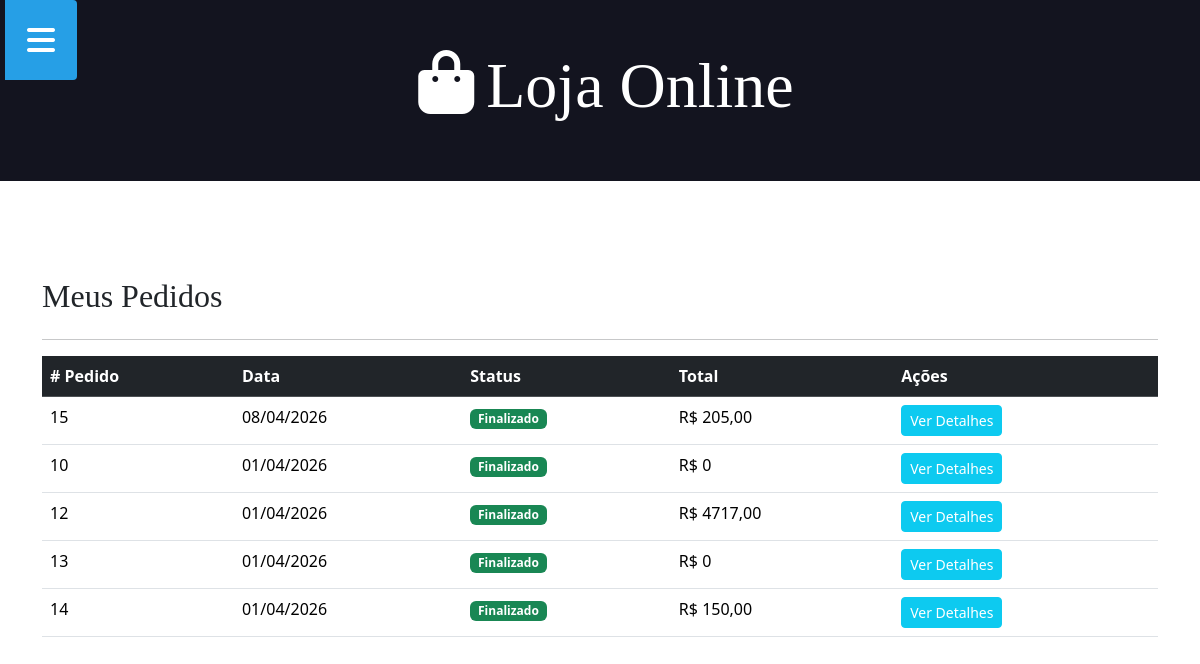
Screenshot of /historico/ (signed in) with the database file from the repository.
### aplicacao/models.py (models this page shows, shortened)
class Venda(models.Model):
    STATUS_CHOICES = (
        ('P', 'PENDENTE'),
        ('C', 'CONCLUIDA'),
        ('X', 'CANCELADA')
    )
    status = models.CharField(max_length=1, choices=STATUS_CHOICES, default='P')
    data = models.DateField(auto_now_add=True)
    cliente = models.ForeignKey(User, on_delete=models.CASCADE)
    @property
    def total(self):
        total=0
        for item in self.itemvenda_set.all():
            total += item.produto.preco * item.qtde
        return total

class ItemVenda(models.Model):
    venda = models.ForeignKey(Venda, on_delete=models.CASCADE)
    produto = models.ForeignKey(Produto, on_delete=models.CASCADE)
    qtde = models.IntegerField(null=True, blank=True)

class Produto(models.Model):
    nome = models.CharField(max_length=100, null=True, blank=True)
    preco = models.DecimalField(decimal_places=2, max_digits=10, null=True, blank=True)
    qtde = models.IntegerField(null=True, blank=True)
    descricao = models.TextField(null=True, blank=True)
    data = models.DateField(null=True, blank=True)
    imagem = models.ImageField(upload_to='produtos/', null=True, blank=True)

### aplicacao/views.py (the view)
# urls.py: path('historico/', views.historico_pedidos, name='urlhistorico'),
@login_required
def historico_pedidos(request):
    pedidos = Venda.objects.filter(
        cliente = request.user,
        status = 'C'
    ).order_by('-data')
    return render(request, 'historico_pedidos.html', {'pedidos': pedidos})

### aplicacao/templates/historico_pedidos.html
{% extends 'global/base.html' %}
{% block content %}
<div class="container mt-5">
    <h2 class="mb-4">Meus Pedidos</h2>
    <hr />
    {% if pedidos %}
    <div class="table-responsive">
        <table class="table table-hover">
            <thead class="table-dark">
                <tr>
                    <th># Pedido</th>
                    <th>Data</th>
                    <th>Status</th>
                    <th>Total</th>
                    <th>Ações</th>
                </tr>
            </thead>
            <tbody>
                {% for pedido in pedidos %}
                <tr>
                    <td>{{ pedido.id }}</td>
                    <td>{{ pedido.data|date:"d/m/Y" }}</td>
                    <td>
                        <span class="badge bg-success">Finalizado</span>
                    </td>
                    <td>R$ {{ pedido.total }}</td>
                    <td>
                        <a href="{% url 'urldetalhe_pedido' pedido.id %}" class="btn btn-sm btn-info text-white">
                            Ver Detalhes
                        </a>
                    </td>
                </tr>
                {% endfor %}
            </tbody>
        </table>
    </div>
    {% else %}
        <div class="alert alert-info">
            Você ainda não realizou nenhuma compra.
        </div>
    <a href="{% url 'urlindex' %}" class="btn btn-primary">Ver Produtos</a>
    {% endif %}
</div>
{% endblock %}

### static/css/styles.css (style rules this page uses)
.container { max-width: 144rem; margin: 0 auto; padding: 3rem; }
h1, h2, h3, h4, h5, h6 { font-family: 'Roboto Slab', serif; }

### rows the page displays
Venda: id "15", data "08/04/2026", total "205,00"
Venda: id "10", data "01/04/2026", total "0"
Venda: id "12", data "01/04/2026", total "4717,00"
Venda: id "13", data "01/04/2026", total "0"
Venda: id "14", data "01/04/2026", total "150,00"
